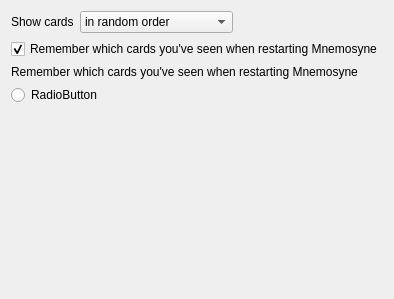
<?xml version="1.0" encoding="UTF-8"?>
<ui version="4.0">
 <class>ConfigurationWdgtCramming</class>
 <widget class="QWidget" name="ConfigurationWdgtCramming">
  <property name="geometry">
   <rect>
    <x>0</x>
    <y>0</y>
    <width>349</width>
    <height>299</height>
   </rect>
  </property>
  <property name="windowTitle">
   <string>Form</string>
  </property>
  <layout class="QVBoxLayout" name="verticalLayout_2">
   <item>
    <layout class="QVBoxLayout" name="verticalLayout">
     <item>
      <layout class="QHBoxLayout" name="horizontalLayout">
       <item>
        <widget class="QLabel" name="label">
         <property name="text">
          <string>Show cards</string>
         </property>
        </widget>
       </item>
       <item>
        <widget class="QComboBox" name="schedule_order">
         <property name="sizePolicy">
          <sizepolicy hsizetype="MinimumExpanding" vsizetype="Fixed">
           <horstretch>0</horstretch>
           <verstretch>0</verstretch>
          </sizepolicy>
         </property>
         <item>
          <property name="text">
           <string>in random order</string>
          </property>
         </item>
         <item>
          <property name="text">
           <string>earliest scheduled first</string>
          </property>
         </item>
         <item>
          <property name="text">
           <string>lastest scheduled first</string>
          </property>
         </item>
         <item>
          <property name="text">
           <string>most lapses first</string>
          </property>
         </item>
        </widget>
       </item>
       <item>
        <spacer name="horizontalSpacer">
         <property name="orientation">
          <enum>Qt::Horizontal</enum>
         </property>
         <property name="sizeHint" stdset="0">
          <size>
           <width>40</width>
           <height>20</height>
          </size>
         </property>
        </spacer>
       </item>
      </layout>
     </item>
     <item>
      <widget class="QCheckBox" name="remember_state">
       <property name="text">
        <string>Remember which cards you've seen when restarting Mnemosyne</string>
       </property>
       <property name="checked">
        <bool>true</bool>
       </property>
      </widget>
     </item>
     <item>
      <widget class="QLabel" name="label_2">
       <property name="text">
        <string>Remember which cards you've seen when restarting Mnemosyne</string>
       </property>
      </widget>
     </item>
     <item>
      <widget class="QRadioButton" name="radioButton">
       <property name="text">
        <string>RadioButton</string>
       </property>
      </widget>
     </item>
     <item>
      <spacer name="verticalSpacer">
       <property name="orientation">
        <enum>Qt::Vertical</enum>
       </property>
       <property name="sizeHint" stdset="0">
        <size>
         <width>20</width>
         <height>40</height>
        </size>
       </property>
      </spacer>
     </item>
    </layout>
   </item>
  </layout>
 </widget>
 <resources/>
 <connections/>
</ui>
